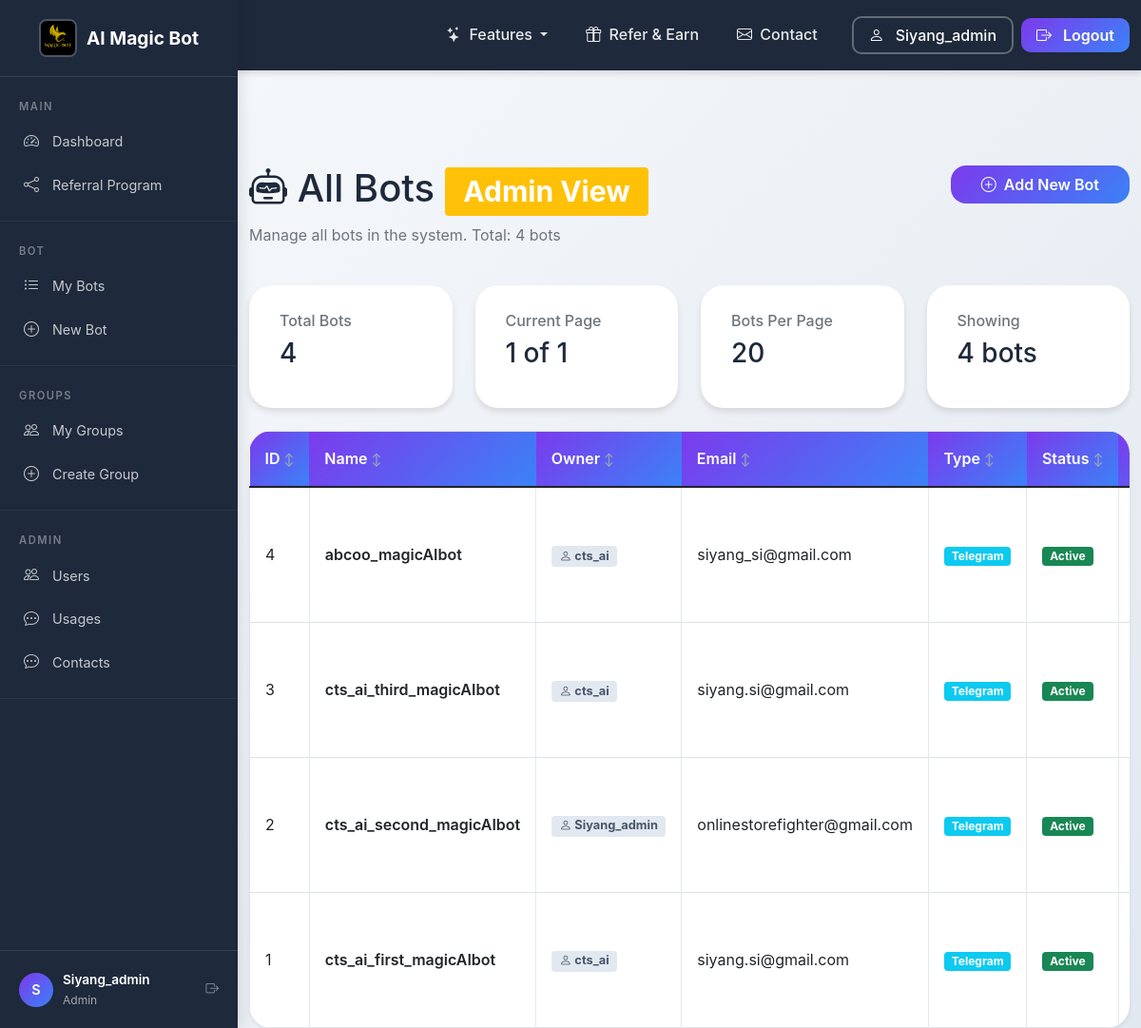
/admin/bots (signed in), run on the app's committed database.
### tables this page shows
CREATE TABLE users (
            id INTEGER PRIMARY KEY AUTOINCREMENT,
            provider TEXT NOT NULL DEFAULT 'local',
            provider_id TEXT UNIQUE,
            username TEXT NOT NULL UNIQUE,
            email TEXT,
            password_hash TEXT,
            referral_credits INTEGER DEFAULT 0,
            referral_badge TEXT DEFAULT NULL,
            created_at TIMESTAMP DEFAULT CURRENT_TIMESTAMP,
            updated_at TIMESTAMP DEFAULT CURRENT_TIMESTAMP
        , preferred_platform TEXT DEFAULT NULL, platform_user_id TEXT DEFAULT NULL);

CREATE TABLE bots (
            id INTEGER PRIMARY KEY AUTOINCREMENT,
            user_id INTEGER NOT NULL,
            name TEXT NOT NULL,
            email TEXT,
            organization TEXT,
            messaging TEXT,
            token TEXT NOT NULL,
            created_at TIMESTAMP DEFAULT CURRENT_TIMESTAMP,
            updated_at TIMESTAMP DEFAULT CURRENT_TIMESTAMP,
            llm TEXT,
            description TEXT,
            is_active BOOLEAN DEFAULT TRUE,
            online INTEGER DEFAULT 0,
            last_used TIMESTAMP,
            usage_count INTEGER DEFAULT 0,
            config TEXT,
            webhook_url TEXT,
            api_key TEXT,
            tags TEXT,
            file_folder TEXT
            , status TEXT DEFAULT 'active', FOREIGN KEY (user_id) REFERENCES users (id) ON DELETE CASCADE
        );

### app_complete_with_groups.py (the view)
@app.route("/admin/bots")
@admin_required_route
def admin_bots():
    page = request.args.get('page', 1, type=int)
    per_page = 20
    offset = (page - 1) * per_page
    conn = get_db_connection()
    total_bots = conn.execute("SELECT COUNT(*) FROM bots").fetchone()[0]
    bots = conn.execute("""
        SELECT b.*, u.username as owner_username
        FROM bots b
        LEFT JOIN users u ON b.user_id = u.id
        ORDER BY b.id DESC
        LIMIT ? OFFSET ?
    """, (per_page, offset)).fetchall()
    conn.close()
    total_pages = (total_bots + per_page - 1) // per_page
    return render_template("admin_bots.html",
                         bots=bots,
                         page=page,
                         total_pages=total_pages,
                         total_bots=total_bots,
                         username=session.get("username"),
                         role=session.get("role", "customer"))

### app_complete_with_groups.py (called while the page is built)
@app.context_processor
def inject_random_background():
    import random
    background_images = [
        '/static/AI_IMG1.jpeg',
        '/static/AI_IMG_2.jpeg',
        '/static/AI_IMG_3.jpeg',
        '/static/AI_IMG_4.jpeg'
    ]
    random_bg = random.choice(background_images)
    return {
        'random_background': random_bg,
        'all_backgrounds': background_images,
        'is_admin': session.get('role') == 'admin'
    }

def admin_required_route(f):
    from functools import wraps
    @wraps(f)
    def decorated_function(*args, **kwargs):
        if session.get('role', 'customer') != 'admin':
            flash("Admin privileges required to access this page.", "error")
            return redirect(url_for('index'))
        return f(*args, **kwargs)
    return decorated_function

    def __call__(self, environ, start_response):
        environ['wsgi.url_scheme'] = 'https'
        return super().__call__(environ, start_response)

### db.py (called while the page is built)
def _sqlite_conn():
    import sqlite3
    db_path = Path(__file__).parent / "users.db"
    conn = sqlite3.connect(str(db_path), timeout=10)
    conn.row_factory = sqlite3.Row
    conn.execute("PRAGMA journal_mode=WAL")
    conn.execute("PRAGMA busy_timeout = 5000")
    conn.execute("PRAGMA synchronous = NORMAL")
    conn.execute("PRAGMA foreign_keys = ON")
    return conn

def get_conn():
    if USE_PG:
        return _pg_conn()
    return _sqlite_conn()

### templates/admin_bots.html (shortened to what this page needs)
<!DOCTYPE html>
<html lang="en">
<head>
    <link href="https://cdn.jsdelivr.net/npm/bootstrap@5.1.3/dist/css/bootstrap.min.css" rel="stylesheet">
    <link rel="stylesheet" href="{{ url_for('static', filename='css/shared.css') }}">
    <link rel="stylesheet" href="https://cdn.jsdelivr.net/npm/bootstrap-icons@1.8.1/font/bootstrap-icons.css">
</head>
<body class="sidebar-layout">
    {% with active_page='admin_bots' %}
    {% include '_sidebar.html' %}
<div class="sidebar-content">
    {% endwith %}
    <div class="container mt-4">
        <div class="row mb-4">
            <div class="col">
                <h1><i class="bi bi-robot"></i> All Bots <span class="badge bg-warning">Admin View</span></h1>
                <p class="text-muted">Manage all bots in the system. Total: {{ total_bots }} bots</p>
            </div>
            <div class="col-auto">
                <a href="/register-bot" class="btn btn-primary">
                    <i class="bi bi-plus-circle"></i> Add New Bot
                </a>
            </div>
        </div>
        <div class="row mb-4">
            <div class="col-md-3">
                <div class="card stats-card">
                    <div class="card-body">
                        <h6 class="card-subtitle mb-2 text-muted">Total Bots</h6>
                        <h3 class="card-title">{{ total_bots }}</h3>
                    </div>
                </div>
            </div>
            <div class="col-md-3">
                <div class="card stats-card">
                    <div class="card-body">
                        <h6 class="card-subtitle mb-2 text-muted">Current Page</h6>
                        <h3 class="card-title">{{ page }} of {{ total_pages }}</h3>
                    </div>
                </div>
            </div>
            <div class="col-md-3">
                <div class="card stats-card">
                    <div class="card-body">
                        <h6 class="card-subtitle mb-2 text-muted">Bots Per Page</h6>
                        <h3 class="card-title">20</h3>
                    </div>
                </div>
            </div>
            <div class="col-md-3">
                <div class="card stats-card">
                    <div class="card-body">
                        <h6 class="card-subtitle mb-2 text-muted">Showing</h6>
                        <h3 class="card-title">{{ bots|length }} bots</h3>
                    </div>
                </div>
            </div>
        </div>
        {% if bots %}
        <div class="card shadow-sm">
            <div class="card-body p-0">
                <div class="table-responsive">
                    <table class="table table-hover table-bordered mb-0 table-responsive-cards">
                        <thead class="table-light">
                            <tr class="table-header-row">
                                <th>ID</th>
                                <th>Name</th>
                                <th>Owner</th>
                                <th>Email</th>
                                <th>Type</th>
                                <th>Status</th>
                                <th>Created</th>
                            </tr>
                        </thead>
                        <tbody>
                            {% for bot in bots %}
                            <tr>
                                <td data-label="ID">{{ bot.id }}</td>
                                <td data-label="Name" class="bot-name-cell">{{ bot.name }}</td>
                                <td data-label="Owner"><span class="badge owner-badge"><i class="bi bi-person"></i> {{ bot.owner_username or 'Unknown' }}</span></td>
                                <td data-label="Email">{{ bot.email or '—' }}</td>
                                <td data-label="Type"><span class="badge bg-info">{{ bot.messaging|title if bot.messaging else 'N/A' }}</span></td>
                                <td data-label="Status">
                                    {% if bot.status == 'active' %}
                                    <span class="badge bg-success">Active</span>
                                    {% elif bot.status == 'pending' %}
                                    <span class="badge bg-warning text-dark">Pending</span>
                                    {% else %}
                                    <span class="badge bg-secondary">Inactive</span>
                                    {% endif %}
                                </td>
                                <td data-label="Created">{{ bot.created_at[:10] if bot.created_at else '—' }}</td>
                            </tr>
                            {% endfor %}
                        </tbody>
                    </table>
                </div>
            </div>
        </div>
        {% else %}
        <div class="alert alert-info">
            <i class="bi bi-info-circle"></i> No bots found in the system.
        </div>
        {% endif %}
    </div>
</div>
</body>
</html>

### templates/_sidebar.html (shortened to what this page needs)
{% with active_page=active_page|default('') %}
{% include '_navbar.html' %}
{% endwith %}
<div class="sidebar" id="appSidebar">
    <div class="sidebar-brand">
        <a href="{{ url_for('landing') }}">
            <img src="{{ url_for('static', filename='Magic_Bot_AI.png') }}" alt="AI Magic Bot">
            AI Magic Bot
        </a>
    </div>
    <div class="sidebar-section">
        <div class="sidebar-section-title">Main</div>
        <a href="{{ url_for('index') }}" class="sidebar-item {% if active_page == 'dashboard' %}active{% endif %}">
            <i class="bi bi-speedometer2"></i> Dashboard
        </a>
        <a href="{{ url_for('referrer') }}" class="sidebar-item {% if active_page == 'referrer' %}active{% endif %}">
            <i class="bi bi-share"></i> Referral Program
        </a>
    </div>
    <div class="sidebar-section">
        <div class="sidebar-section-title">Bot</div>
        <a href="{{ url_for('my_bots') }}" class="sidebar-item {% if active_page == 'my_bots' %}active{% endif %}">
            <i class="bi bi-list-ul"></i> My Bots
        </a>
        <a href="{{ url_for('register_bot') }}" class="sidebar-item {% if active_page == 'register' %}active{% endif %}">
            <i class="bi bi-plus-circle"></i> New Bot
        </a>
    </div>
    <div class="sidebar-section">
        <div class="sidebar-section-title">Groups</div>
        <a href="/groups" class="sidebar-item">
            <i class="bi bi-people"></i> My Groups
        </a>
        <a href="/groups/create" class="sidebar-item">
            <i class="bi bi-plus-circle"></i> Create Group
        </a>
    </div>
    {% if role == 'admin' %}
    <div class="sidebar-section">
        <div class="sidebar-section-title">Admin</div>
        <a href="{{ url_for('find_users') }}" class="sidebar-item">
            <i class="bi bi-people"></i> Users
        </a>
        <a href="/usage" class="sidebar-item {% if active_page == 'usage' %}active{% endif %}">
            <i class="bi bi-chat-dots"></i> Usages
        </a>
        <a href="/admin/contacts" class="sidebar-item {% if active_page == 'admin_contacts' %}active{% endif %}">
            <i class="bi bi-chat-dots"></i> Contacts
        </a>
    </div>
    {% endif %}
    <div class="sidebar-footer">
        <div class="sidebar-user-info">
            <div class="avatar">
                {{ username[:1].upper() if username else 'U' }}
            </div>
            <div>
                <div class="user-name">{{ username }}</div>
                <div class="user-role">{{ role|title if role else 'User' }}</div>
            </div>
            <a href="{{ url_for('logout') }}" class="ms-auto text-white-50" title="Logout">
                <i class="bi bi-box-arrow-right"></i>
            </a>
        </div>
    </div>
</div>

### templates/_navbar.html (shortened to what this page needs)
<nav class="navbar navbar-expand-lg navbar-dark fixed-top">
    <div class="container">
        <div class="collapse navbar-collapse" id="navbarNav">
            <ul class="navbar-nav ms-auto align-items-center">
                <li class="nav-item dropdown">
                    <a class="nav-link dropdown-toggle" href="#" id="featuresDropdown" role="button" data-bs-toggle="dropdown" aria-expanded="false">
                        <i class="bi bi-stars me-1"></i> Features
                    </a>
                </li>
                <li class="nav-item">
                    <a class="nav-link" href="/referral-program">
                        <i class="bi bi-gift me-1"></i> Refer & Earn
                    </a>
                </li>
                <li class="nav-item">
                    <a class="nav-link" href="/advertisement#contact">
                        <i class="bi bi-envelope me-1"></i> Contact
                    </a>
                </li>
                <li class="nav-item ms-3">
                    <a href="{{ url_for('profile') }}" class="btn btn-outline-light" style="border-radius: 10px; padding: 6px 16px; font-weight: 500; border-width: 2px;">
                        <i class="bi bi-person me-1"></i> {{ username }}
                    </a>
                </li>
                <li class="nav-item ms-2">
                    <a href="{{ url_for('logout') }}" class="btn btn-primary" style="border-radius: 10px; padding: 6px 16px; font-weight: 600;">
                        <i class="bi bi-box-arrow-right me-1"></i> Logout
                    </a>
                </li>
            </ul>
        </div>
    </div>
</nav>
<div style="padding-top: 80px;"></div>

### templates/admin_bots.html (style rules this page uses)
.bot-name-cell { font-weight: 600; }
.owner-badge { background: #e2e8f0; color: #475569; font-size: 0.8rem; }

### data on the page
users: username "Siyang_admin"
bots: id "4", name "abcoo_magicAIbot", username "cts_ai", email "siyang_si@gmail.com", messaging "Telegram", status "Active"
bots: id "3", name "cts_ai_third_magicAIbot", username "cts_ai", email "siyang.si@gmail.com", messaging "Telegram", status "Active"
bots: id "2", name "cts_ai_second_magicAIbot", username "Siyang_admin", email "onlinestorefighter@gmail.com", messaging "Telegram", status "Active"
bots: id "1", name "cts_ai_first_magicAIbot", username "cts_ai", email "siyang.si@gmail.com", messaging "Telegram", status "Active"

### other printed values
{{ username[:1].upper() if username else 'U' }} "S"
{{ role|title if role else 'User' }} "Admin"
{{ total_bots }} "4"
{{ page }} "1"
{{ total_pages }} "1"
{{ bots|length }} "4"
